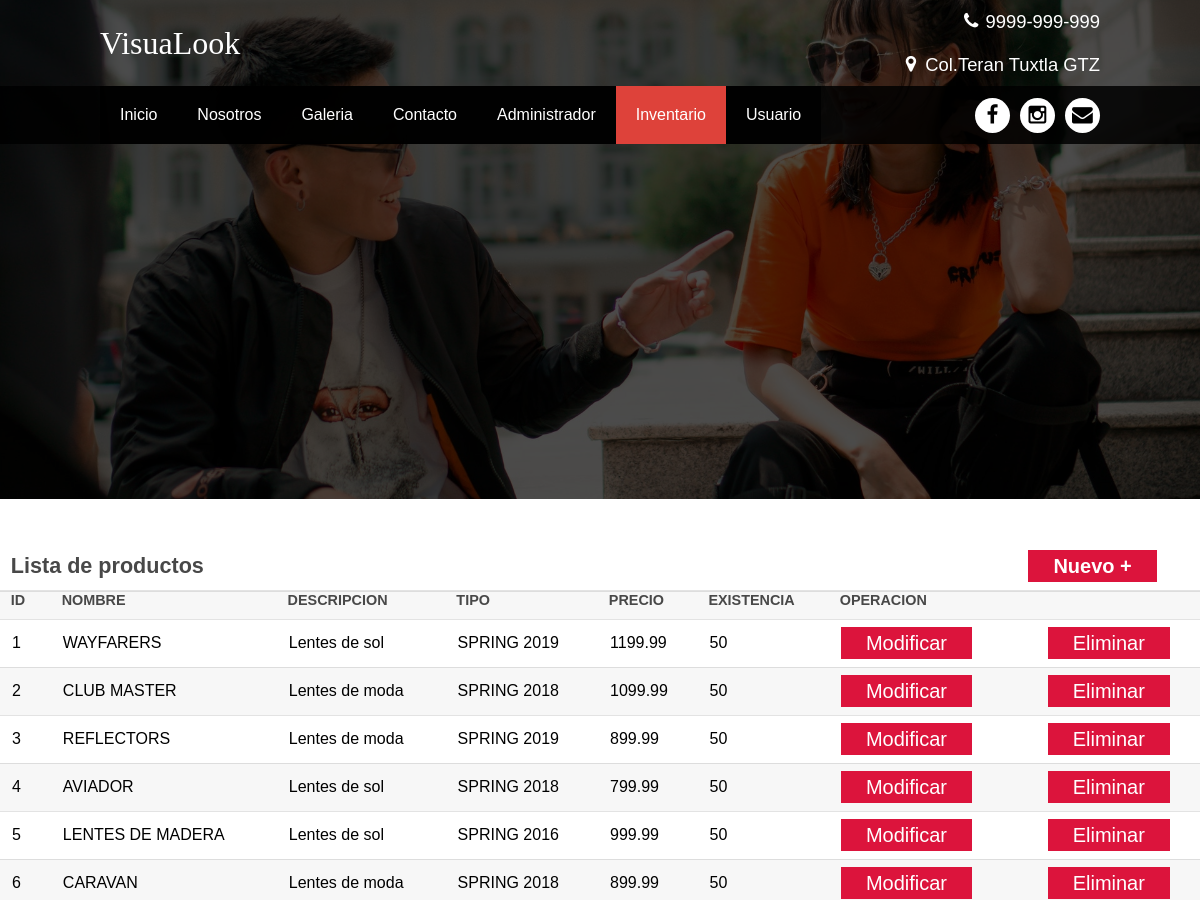
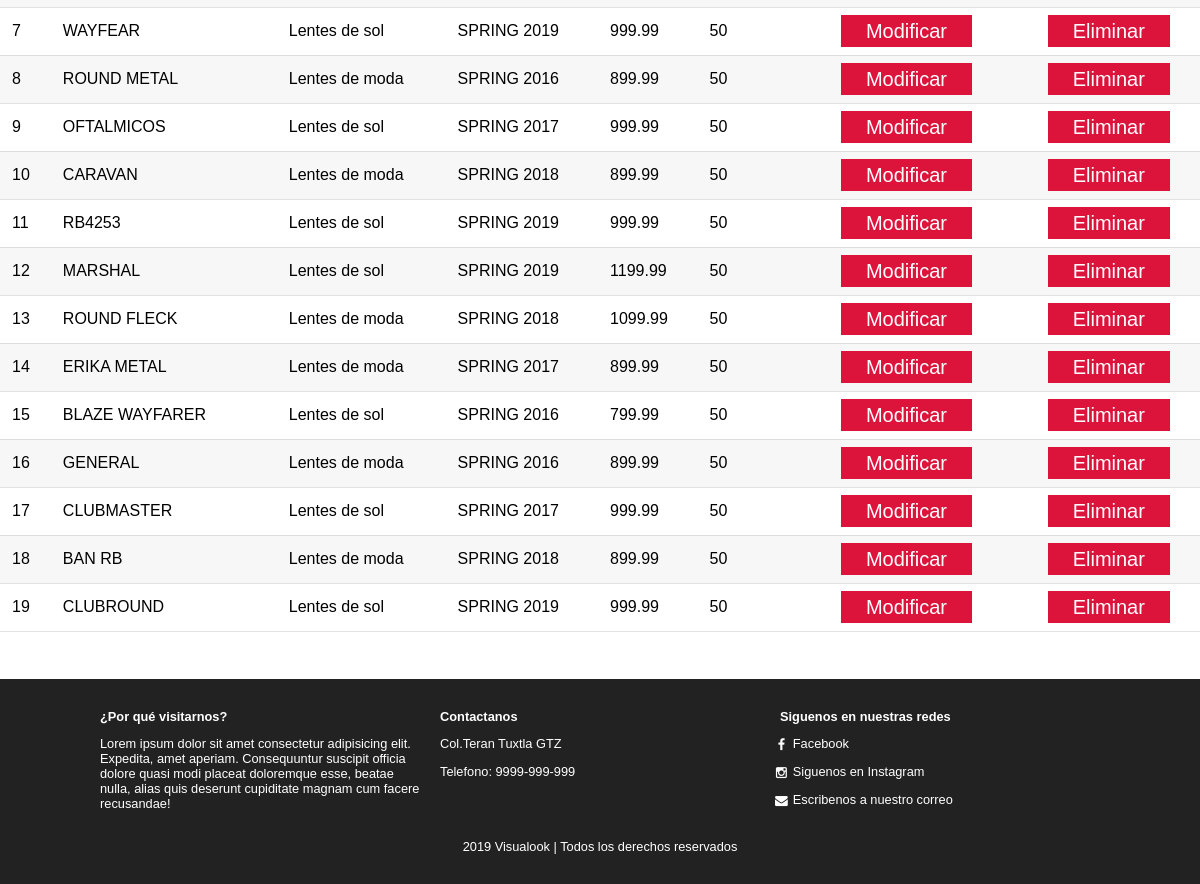
The app's page /inventario.php with its own data (2 pictures, top to bottom).
### tables this page shows
create table Lente(Idlente int NOT NULL AUTO_INCREMENT PRIMARY KEY,
			Nombre varchar(150),
			Descripcion Varchar(250),
			Tipo Varchar(150),
			Precio float,
			Existencia Int,
			Imagen varchar(150)
);

### inventario.php (the view, shortened to what this page needs)
<!DOCTYPE html>
<html lang="en">
<head>
    <link rel="stylesheet" href="font/styles.css">
    <link rel="stylesheet" href="css/styles.css">
    <link rel="stylesheet" href="css/admin.css">
</head>
<body>
    <header class="main-header">
        <div class="container container--flex">
            <div class="logo-container column column--50">
                <h1 class="logo">VisuaLook</h1>
            </div>
            <div class="main-header__contactInfo column column--50">
                <p class="main-header__contactInfo__phone">
                    <span class="icon-telefono">9999-999-999</span>
                </p>
                <p class="main-header__contactInfo__address">
                    <span class="icon-ubicacion">Col.Teran Tuxtla GTZ</span>
                </p>
            </div>
        </div>
    </header>
    <nav class="main-nav">
        <div class="container container--flex">
            <ul class="menu" id="menu">
                <li class="menu__item"><a href="index.php" class="menu__link ">Inicio</a></li>
                <li class="menu__item"><a href="nosotros.php" class="menu__link">Nosotros</a></li>
                <li class="menu__item"><a href="galeria.php" class="menu__link">Galeria</a></li>
                <li class="menu__item"><a href="contacto.php" class="menu__link">Contacto</a></li>
                <li class="menu__item"><a href="admin.php" class="menu__link ">Administrador</a></li>
                <li class="menu__item"><a href="inventario.php" class="menu__link menu__link--select">Inventario</a></li>
                <li class="menu__item"><a href="usuario.php" class="menu__link ">Usuario</a></li>
            </ul>
            <div class="social-icon">
                <a href="" class="social-icon__link"><span class="icon-facebook"></span></a>
                <a href="" class="social-icon__link"><span class="icon-instagram"></span></a>
                <a href="" class="social-icon__link"><span class="icon-mail"></span></a>
            </div>
        </div>
    </nav>
    <section class="banner"> <img src="img/pi.jpg" alt="" class="banner__img"> </section>
    <main class="main">
        <br><br><br>
        <table>
        <thead>
            <tr>
                <th colspan="7"><h2>Lista de productos</h2></th>
                <th colspan="1"><a href="admin.php" class="no_enlace">Nuevo +</a></th>
            </tr>
        </thead>
            <tr>
				<th>ID</th>
				<th>NOMBRE</th>
				<th>DESCRIPCION</th>
                <th>TIPO</th>
				<th>PRECIO</th>
				<th>EXISTENCIA</th>
                <th colspan="2">OPERACION</th>
			</tr>
            <?php
			    include_once 'conexion.php';
				$mysqlConexion=new mysqli($hostDb,$usuarioDb,$claveDb,$nombreDb);
				$sqlQuery="SELECT * FROM  lente";
				$resultado=$mysqlConexion->query($sqlQuery);
				while ($row=$resultado->fetch_assoc())
				{
				?>
					<tr>
						<td>	<?php  echo $row["Idlente"];?>	</td>
						<td>	<?php  echo $row["Nombre"];?>	</td>
						<td>	<?php  echo $row["Descripcion"];?>	</td>
				    	<td>	<?php  echo $row["Tipo"];?>	</td>
                        <td>	<?php  echo $row["Precio"];?>	</td>
                        <td>	<?php  echo $row["Existencia"];?>	</td>
                       <td><a  class="no_enlace" href="modificar.php?id=<?php echo $row['Idlente']; ?>">Modificar</a></td>
						<td align="center"><a class="no_enlace" href="javascript:eliminarLente('<?php echo $row["Idlente"]; ?>')">Eliminar</a></td>
					</tr>
				<?php
				}
			?>
		</table>
    </main>
    <footer>
        <div class="main-footer">
            <div class="container container--flex">
                <div class="column column--33">
                    <h2 class="column__title">¿Por qué visitarnos?</h2>
                    <p class="column__txt">Lorem ipsum dolor sit amet consectetur adipisicing elit. Expedita,
                        amet aperiam. Consequuntur suscipit officia dolore quasi modi placeat doloremque esse,
                        beatae nulla, alias quis deserunt cupiditate magnam cum facere recusandae!
                    </p>
                </div>
                <div class="column column--33">
                    <h2 class="column__title">Contactanos</h2>
                    <p class="column__txt">Col.Teran Tuxtla GTZ</p>
                    <p class="column__txt">Telefono: 9999-999-999</p>
                </div>
                <div class="column column--33">
                    <h2 class="column__title">Siguenos en nuestras redes</h2>
                    <p class="column__txt"><a href="" class="icon-facebook">Facebook</a></p>
                    <p class="column__txt"><a href="" class="icon-instagram">Siguenos en Instagram</a></p>
                    <p class="column__txt"><a href="" class="icon-mail">Escribenos a nuestro correo</a></p>
                </div>
                <p class="copy">2019 Visualook | Todos los derechos reservados</p>
            </div>
        </div>
    </footer>
</body>
</html>

### css/styles.css (style rules this page uses)
* { box-sizing: border-box; }
body { font-family:'montserrat',sans-serif; margin: 0; }
img { display: block; width: 100%; max-width: 100%; }
.no_enlace { text-decoration: none; background: crimson; color: white; margin: auto; padding: 5px 25px; cursor: pointer; font-size: 20px; }
h1,h2,h3,h4,h5,h6 { margin: 0; }
.container { width: 100%; margin: auto; }
.container--flex { display: flex; flex-wrap: wrap; justify-content: space-between; align-items: center; }
.column { width: 100%; }
.main-header { width: 100%; }
.logo { font-size: 1.8em; color:#DE423A; padding: 10px; font-family: 'Pacifico',cursive; font-weight: 100; }
.main-header__contactInfo__phone { background: #DE423A; color:white; margin:0 auto; padding:10px; }
.main-header__contactInfo__address { padding: 10px; margin: 0; }
.main-header [class*="icon-"]::before { position: relative; top:2px; right: 5px; }
.main-nav { widows: 100%; position: relative; z-index: 2000; padding: 10px; }
.social-icon { display: flex; justify-content: space-between; }
.social-icon [class*="icon-"] { color: black; margin-left:10px; display: flex; justify-content: center; align-items: center; font-size:1.3em; width: 35px; height: 35px; background: white; border-radius: 50%; }
.social-icon__link { text-decoration: none; }
.menu { position: absolute; top:60px; left: 0; width: 100%; background: rgb(0, 0, 0,0.85); padding: 0; margin: 0; list-style: none; text-align:center; height: 0; overflow: hidden; transition: height .3s linear; }
.menu__link { display: block; padding: 15px; color:white; text-decoration: none; }
.menu__link--select { background: #DE423A; }
.banner { margin-top: -55px; position: relative; }
.banner::before { content: ''; position: absolute; width: 100%; height: 100%; background: rgb(0, 0, 0,0.7); z-index: 1000; top: 0; }
.banner__img { width: 100%; height: 500px; object-fit: cover; }
.column__title { font-size: 1.3em; }
.main-footer { background: #222; color:white; padding: 10px; padding-top:20px; padding-bottom: 20px; font-size: .8em; }
.copy { text-align: center; margin: auto; margin-top: 15px; }
.main-footer [class*="icon-"] { color:white; text-decoration: none; }
.main-footer [class*="icon-"]::before { position: relative; top:3px; right: 5px; }
@media screen and (min-width:480px) { .logo { color:white } }
@media screen and (min-width:480px) { .main-header__contactInfo { text-align: right; } }
@media screen and (min-width:480px) { .main-header__contactInfo__phone { background: none; } }
@media screen and (min-width:480px) { .main-header__contactInfo__address { color:white; } }
@media screen and (min-width:480px) { .main-nav { background: rgb(0, 0, 0,0.85); } }
@media screen and (min-width:480px) { .banner { margin-top:-145px; z-index: -1000; } }
@media screen and (min-width:480px) { .main { padding-bottom: 15px; } }
@media screen and (min-width:480px) { .main-footer .container--flex { align-items: flex-start; } }
@media screen and (min-width:480px) { .column--50 { width: 49%; } }
@media screen and (min-width:480px) { .column--33 { width: 32%; } }
@media screen and (min-width:768px) { .column__title { font-size: 1em; } }
@media screen and (min-width:1024px) { .container { width: 1000px; } }
@media screen and (min-width:1024px) { .logo { font-size: 2em; padding:0; } }
@media screen and (min-width:1024px) { .main-header__contactInfo__phone, .main-header__contactInfo__address { padding-right: 0; font-size: 1.15em; } }
@media screen and (min-width:1024px) { .main-nav { padding: 0; } }
@media screen and (min-width:1024px) { .menu { position:static; display: flex; height: auto; width: auto; } }
@media screen and (min-width:1024px) { .menu__link { padding: 20px; } }
@media screen and (min-width:1024px) { .main-footer { padding-top:30px; padding-bottom: 30px; } }

### css/admin.css (style rules this page uses)
.no_enlace { text-decoration: none; background: crimson; color: white; margin: auto; padding: 5px 25px; cursor: pointer; font-size: 20px; }
table { border-collapse: collapse; border-spacing: 0; }
table { margin: 0 0 2em 0; width: 100%; }
table tbody tr { border: solid 1px rgba(144, 144, 144, 0.25); border-left: 0; border-right: 0; }
table tbody tr:nth-child(2n + 1) { background-color: rgba(144, 144, 144, 0.075); }
table td { padding: 0.75em 0.75em; }
table th { color: #484848; font-size: 0.9em; font-weight: 700; padding: 0 0.75em 0.75em 0.75em; text-align: left; }
table thead { border-bottom: solid 2px rgba(144, 144, 144, 0.25); }

### records on screen
lente: Idlente "1", Nombre "WAYFARERS", Descripcion "Lentes de sol", Tipo "SPRING 2019", Precio "1199.99", Existencia "50"
lente: Idlente "2", Nombre "CLUB MASTER", Descripcion "Lentes de moda", Tipo "SPRING 2018", Precio "1099.99", Existencia "50"
lente: Idlente "3", Nombre "REFLECTORS", Descripcion "Lentes de moda", Tipo "SPRING 2019", Precio "899.99", Existencia "50"
lente: Idlente "4", Nombre "AVIADOR", Descripcion "Lentes de sol", Tipo "SPRING 2018", Precio "799.99", Existencia "50"
lente: Idlente "5", Nombre "LENTES DE MADERA", Descripcion "Lentes de sol", Tipo "SPRING 2016", Precio "999.99", Existencia "50"
lente: Idlente "6", Nombre "CARAVAN", Descripcion "Lentes de moda", Tipo "SPRING 2018", Precio "899.99", Existencia "50"
lente: Idlente "7", Nombre "WAYFEAR", Descripcion "Lentes de sol", Tipo "SPRING 2019", Precio "999.99", Existencia "50"
lente: Idlente "8", Nombre "ROUND METAL", Descripcion "Lentes de moda", Tipo "SPRING 2016", Precio "899.99", Existencia "50"
lente: Idlente "9", Nombre "OFTALMICOS", Descripcion "Lentes de sol", Tipo "SPRING 2017", Precio "999.99", Existencia "50"
lente: Idlente "10", Nombre "CARAVAN", Descripcion "Lentes de moda", Tipo "SPRING 2018", Precio "899.99", Existencia "50"
lente: Idlente "11", Nombre "RB4253", Descripcion "Lentes de sol", Tipo "SPRING 2019", Precio "999.99", Existencia "50"
lente: Idlente "12", Nombre "MARSHAL", Descripcion "Lentes de sol", Tipo "SPRING 2019", Precio "1199.99", Existencia "50"
lente: Idlente "13", Nombre "ROUND FLECK", Descripcion "Lentes de moda", Tipo "SPRING 2018", Precio "1099.99", Existencia "50"
lente: Idlente "14", Nombre "ERIKA METAL", Descripcion "Lentes de moda", Tipo "SPRING 2017", Precio "899.99", Existencia "50"
lente: Idlente "15", Nombre "BLAZE WAYFARER", Descripcion "Lentes de sol", Tipo "SPRING 2016", Precio "799.99", Existencia "50"
lente: Idlente "16", Nombre "GENERAL", Descripcion "Lentes de moda", Tipo "SPRING 2016", Precio "899.99", Existencia "50"
lente: Idlente "17", Nombre "CLUBMASTER", Descripcion "Lentes de sol", Tipo "SPRING 2017", Precio "999.99", Existencia "50"
lente: Idlente "18", Nombre "BAN RB", Descripcion "Lentes de moda", Tipo "SPRING 2018", Precio "899.99", Existencia "50"
lente: Idlente "19", Nombre "CLUBROUND", Descripcion "Lentes de sol", Tipo "SPRING 2019", Precio "999.99", Existencia "50"
